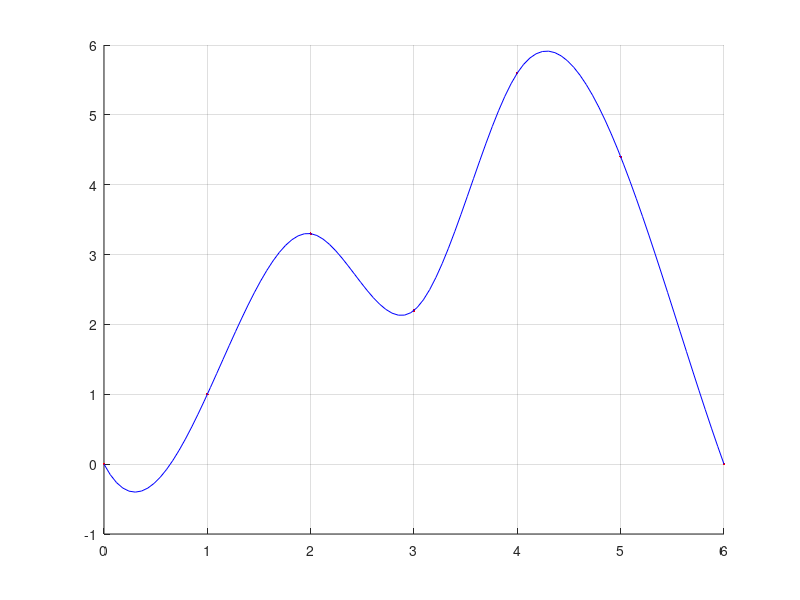

The MATLAB script that drew this image:
x = [0 1 2 3 4 5 6];
y = [0 1 3.3 2.2 5.6 4.4 0];
xx = linspace(0,6,100);

p = spline(x,y,xx)

figure(1)
hold on
plot(x,y,'r.')
plot(xx,p,'b-')
axis auto
grid on
hold off
